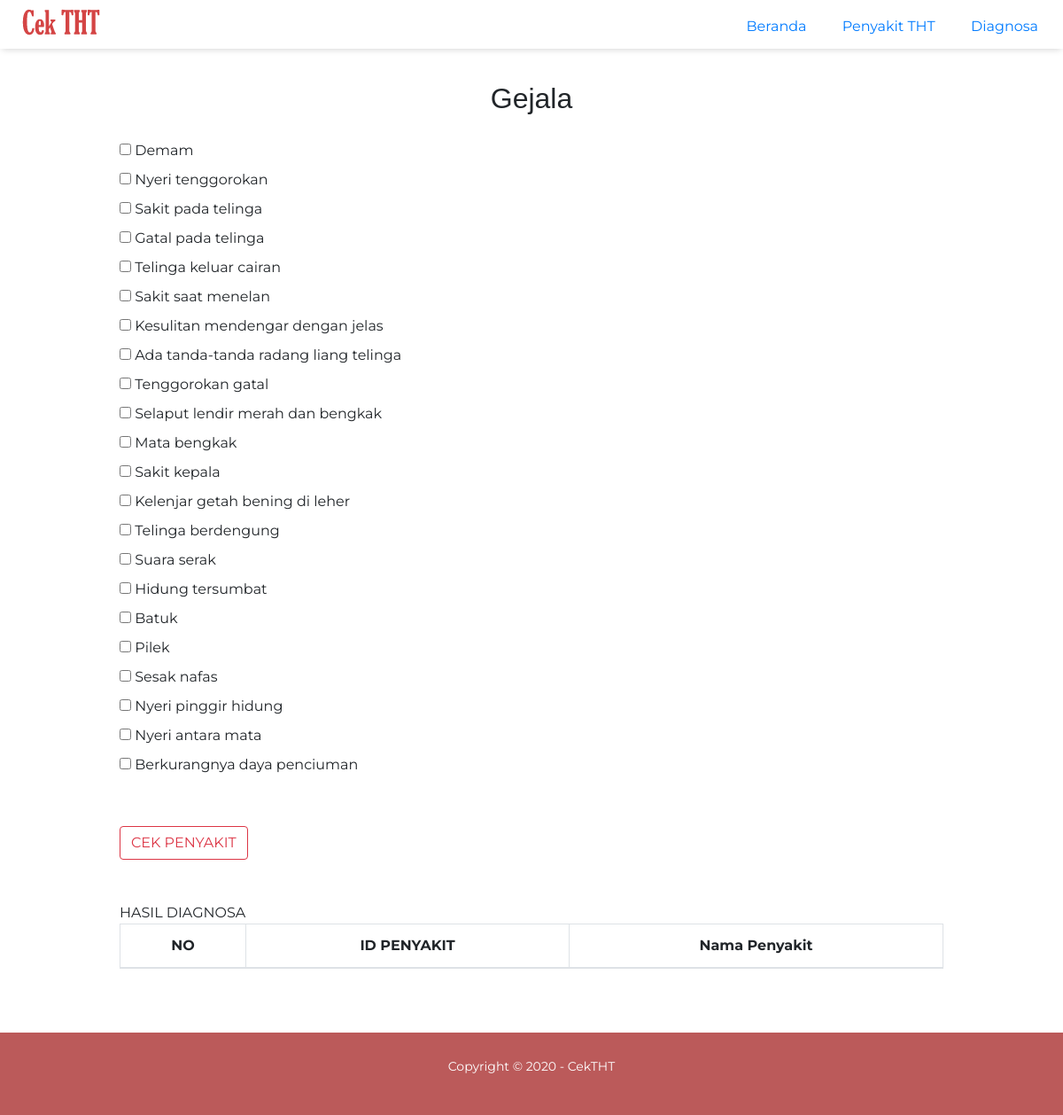
/cek_diagnosa.php, run on the app's committed database.
### tables this page shows
CREATE TABLE `tb_gejala` (
  `id_gejala` varchar(11) NOT NULL,
  `gejala` varchar(100) NOT NULL
);

### cek_diagnosa.php (the view, shortened to what this page needs)
<?php
include('koneksi.php');
?>
<!DOCTYPE html>
<html lang="en">
<head>
    <link rel="stylesheet" href="assets/bootstrap/css/bootstrap.min.css">
    <link rel="stylesheet" href="assets/css/style.css">
</head>
<body>
    <header>
        <div class="logo">
            <img src="assets/images/logo.png" alt="Logo">
        </div>
        <nav class="menu">
            <ul>
                <li><a href="index.php">Beranda</a></li>
                <li><a href="daftarpenyakit.php">Penyakit THT</a></li>
                <li><a href="diagnosa.php">Diagnosa</a></li>
            </ul>
        </nav>
    </header>
    <main>
        <div class="content">
            <div>
                <h1 class="tittle">Diagnosa Penyakit PHP</h1>
            </div>
            <div class="container">
                <div class="tittle">
                    <h2>Gejala</h2>
                </div>
                <form id="form2" name="form2" method="post" action="cek_diagnosa.php">
                    <div>
                        <?php
                            $tampil="select * from tb_gejala";
                            $query= mysqli_query($konek_db, $tampil);
                                while($hasil = mysqli_fetch_array($query)){
                                    echo "<input class='mb-3' type='checkbox' value='".$hasil['id_gejala']."' name='id_gejala[]' /> ".$hasil['gejala']."<br>";
                            }
                        ?>
                        <Button class="btn btn-outline-danger mt-5 mb-5" type="submit" name="submit">CEK PENYAKIT</Button>
                    </div>
                    <div class="panel panel-info">
                        <div class="panel-heading">HASIL DIAGNOSA</div>
                        <div class="panel-body">
                            <div class="box-body table-responsive">
                                <table id="example1" class="table table-bordered table-striped mb-5">
                                    <thead>
                                        <tr>
                                            <th>NO</th>
                                            <th>ID PENYAKIT</th>
                                            <th>Nama Penyakit</th>
                                        </tr>
                                    </thead>
                                </table>
                            </div>
                        </div>
                    </div>
                </form>
            </div>
        </div>
    </main>
    <footer class="mt-4">
        <p>Copyright &#169; 2020 - CekTHT </p>
    </footer>
</body>
</html>

### assets/css/style.css (style rules this page uses)
html { scroll-behavior: smooth; }
* { box-sizing: border-box; margin: 0; padding: 0; }
body { font-family: 'Montserrat', sans-serif; }
header { background-color: white; overflow: hidden; position: fixed; z-index: 3; width: 100%; height: 55px; box-shadow: 0 2px 8px -2px rgba(0,0,0,.2); }
.logo { float: left; margin-left: 20px; }
.menu { float: right; padding: 18px 10px; }
.menu li { list-style-type: none; display: inline-block; }
.menu li a { text-decoration: none; font-size: 16px; text-align: center; padding: 18px; }
.content { width: 100%; }
.container { margin: auto; width: 80%; display: flex; flex-direction: column; justify-content: center; }
.tittle { font-family: sans-serif; text-align: center; padding: 20px; font-size: 20px; }
footer { background-color: #bb5a5a; text-align: center; padding: 18px; color: white; font-size: 14px; }
.profil label, p { padding: 10px; }
.container .table1, th, td { padding: 8px 20px; text-align: center; }

### data on the page
tb_gejala: gejala "Demam"
tb_gejala: gejala "Nyeri tenggorokan"
tb_gejala: gejala "Sakit pada telinga"
tb_gejala: gejala "Gatal pada telinga"
tb_gejala: gejala "Telinga keluar cairan"
tb_gejala: gejala "Sakit saat menelan"
tb_gejala: gejala "Kesulitan mendengar dengan jelas"
tb_gejala: gejala "Ada tanda-tanda radang liang telinga"
tb_gejala: gejala "Tenggorokan gatal"
tb_gejala: gejala "Selaput lendir merah dan bengkak"
tb_gejala: gejala "Mata bengkak"
tb_gejala: gejala "Sakit kepala"
tb_gejala: gejala "Kelenjar getah bening di leher"
tb_gejala: gejala "Telinga berdengung"
tb_gejala: gejala "Suara serak"
tb_gejala: gejala "Hidung tersumbat"
tb_gejala: gejala "Batuk"
tb_gejala: gejala "Pilek"
tb_gejala: gejala "Sesak nafas"
tb_gejala: gejala "Nyeri pinggir hidung"
tb_gejala: gejala "Nyeri antara mata"
tb_gejala: gejala "Berkurangnya daya penciuman"
